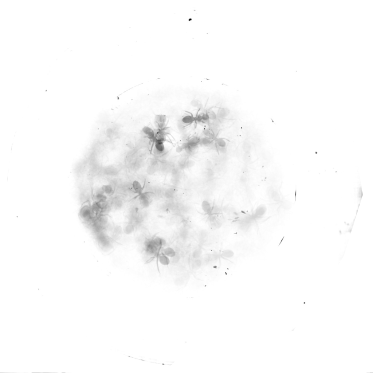
%> input picture Fig1/1d/1.png, 373 x 377 px; its folder holds 4 pictures in this run
$ octave radialDensity.m   (GNU Octave 9; MATLAB toolbox functions it lacks are replaced by stand-ins)
%> lines starting %> are read from the running program, lines starting %| are printed output that depends on the picture
clear all; clc; close all;
addpath('/Users/mahadevan-group/Documents/MATLAB/matlab2tikz/src');
n = 1;
m = 3;
imagefiles = dir('*.png');
nfiles = length(imagefiles);    % Number of files found
for ind = 1:5
    fname = imagefiles(ind).name;
    cimg = imread(fname);
%> cimg is the input picture: size 377x373x3 uint8; min 1, max 255, mean 249.6
    cimg = cimg(:,:,1);
%> cimg: size 377x373 uint8
    %plot(cimg(1:xcen,ycen),'o-'); hold on;
    rProf = [];
    k = 1;
    angLst = 0:5:360;
    %subplot(n,m,1);
    %imshow(cimg);
    for ang = angLst
        rot = imrotate(cimg,-ang);

        cen = floor(size(rot)/2);
        xcen = cen(1);
        ycen = cen(2);

        rval = 255-rot(xcen,ycen:end);
        rval(find(rval==255)) = 0.0;
        %subplot(n,m,2);
        %plot(rval,'o-'); hold on;
        %axis square;

        rProf(k) = trapz(rval);
        k = k+1;
    end
%> this loop made 73 passes
%> pass 2, `rot = imrotate(cimg,-ang);`:
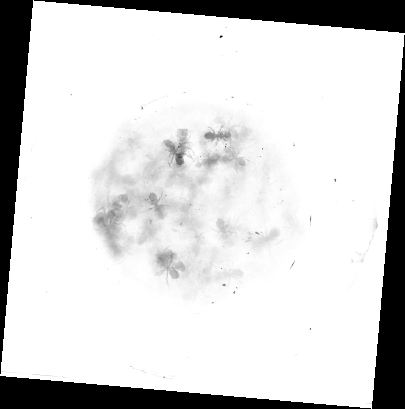
%> rot: size 409x405 uint8; min 0, max 255, mean 211.9
%> pass 3, `rot = imrotate(cimg,-ang);`:
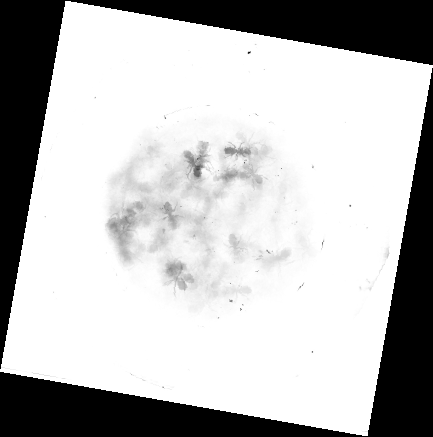
%> rot: size 437x433 uint8; min 0, max 255, mean 185.5
%> after the loop, k = 74; rProf = 73 values, max 5953.5 at index 39, min 965 at index 71, mean 2376.7; rval = 188 values, max 21 at index 176, min 0 at index 77, mean 5.26

    %subplot(n,m,3);
    finLst = rProf./trapz(angLst*2*pi/360,rProf);
%> finLst = 73 values, max 0.395 at index 39, min 0.0641 at index 71, mean 0.158
    finAng =  angLst*2*pi/360 - 3.491;
    %plot(finAng,finLst,'-'); hold on;
    plot(finAng,smoothdata(finLst,'gaussian'),'-'); hold on;
%> (this line was passed over: smoothdata is not available in this run)
    axis square;
end
%> pass 2 of the loop `for ind = 1:5`:
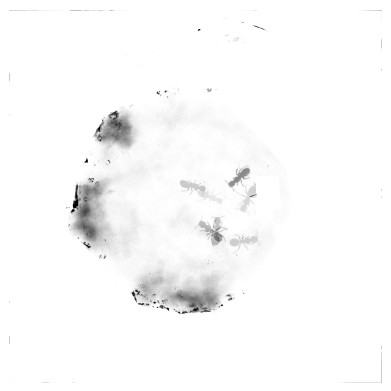
%> input picture Fig1/1d/2.png, 391 x 391 px
%> cimg is the input picture: size 391x391x3 uint8; min 0, max 255, mean 249.9
%> cimg: size 391x391 uint8
%> the loop `for ang = angLst` made 73 passes
%> pass 2, `rot = imrotate(cimg,-ang);`:
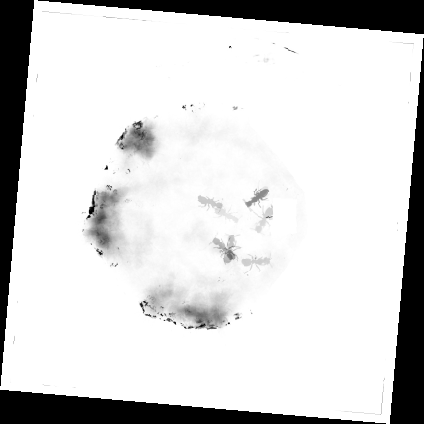
%> rot: size 424x424 uint8; min 0, max 255, mean 212.5
%> pass 3, `rot = imrotate(cimg,-ang);`:
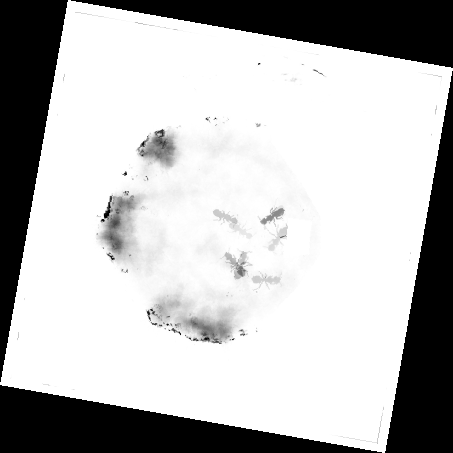
%> rot: size 453x453 uint8; min 0, max 255, mean 186.2
%> after the loop `for ang = angLst`: rProf = 73 values, max 4898 at index 29, min 270.5 at index 68, mean 1626.9; rval = 197 values, max 103 at index 62, min 0 at index 64, mean 5.79
%> finLst = 73 values, max 0.477 at index 29, min 0.0264 at index 68, mean 0.158
%> pass 3 of the loop `for ind = 1:5`:
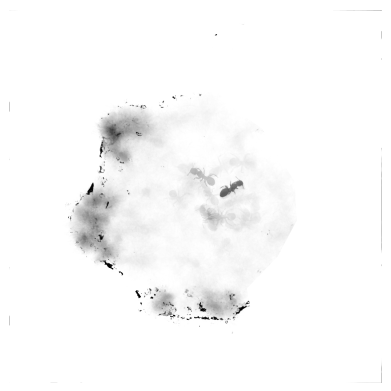
%> input picture Fig1/1d/3.png, 391 x 391 px
%> cimg is the input picture: size 391x391x3 uint8; min 1, max 255, mean 249.6
%> cimg: size 391x391 uint8
%> the loop `for ang = angLst` made 73 passes
%> pass 2, `rot = imrotate(cimg,-ang);`:
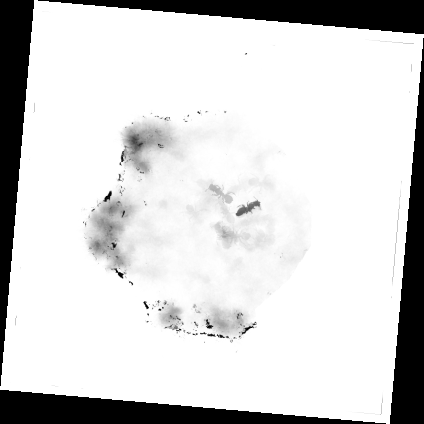
%> rot: size 424x424 uint8; min 0, max 255, mean 212.3
%> pass 3, `rot = imrotate(cimg,-ang);`:
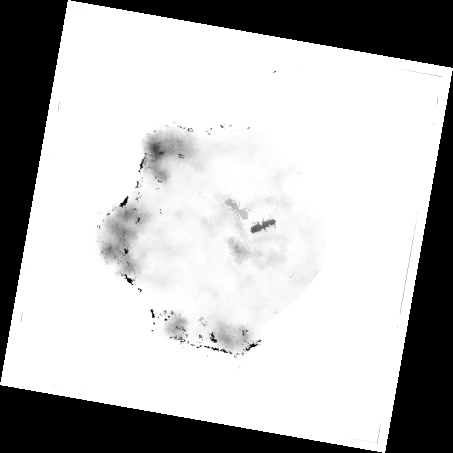
%> rot: size 453x453 uint8; min 0, max 255, mean 186
%> after the loop `for ang = angLst`: rProf = 73 values, max 4436 at index 29, min 604 at index 48, mean 1949.8; rval = 197 values, max 162 at index 29, min 0 at index 103, mean 12.88
%> finLst = 73 values, max 0.363 at index 29, min 0.0494 at index 48, mean 0.16
%> (the run ends here)
